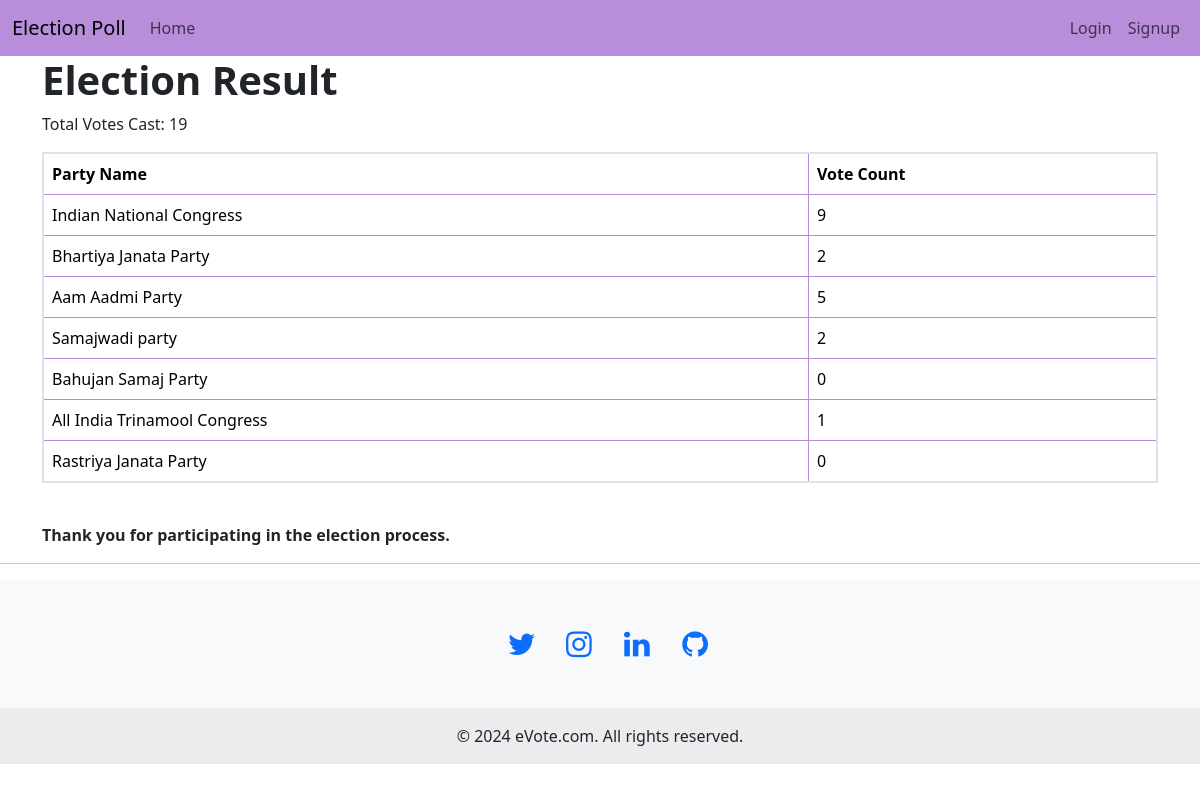
The app's page /el_result/ with its own data.
### election_poll/models.py (models this page shows, shortened)
class Party(models.Model):
    name = models.CharField(max_length=100)
    logo = models.ImageField(upload_to='party_logos/')

### election_poll/views.py (the view)
# urls.py: path('el_result/',elect_result, name='elect_result'),
def elect_result(request):
    parties = Party.objects.all()
    vote_counts = {}
    total_vote_count = 0
    for party in parties:
        vote_count = Vote.objects.filter(party=party).count()
        vote_counts[party.name] = vote_count
        total_vote_count += vote_count
    return render(request, 'elect_result.html', {'vote_counts': vote_counts, 'total_vote_count': total_vote_count})

### election_poll/templates/elect_result.html (shortened to what this page needs)
<!DOCTYPE html>
<html lang="en">
<head>
    <link rel="stylesheet" href="https://cdnjs.cloudflare.com/ajax/libs/font-awesome/4.7.0/css/font-awesome.min.css">
    <link href="https://cdn.jsdelivr.net/npm/bootstrap@5.3.3/dist/css/bootstrap.min.css" rel="stylesheet">
</head>
<body>
    <nav class="navbar navbar-expand-lg" style="background-color: #b88eda;">
        <div class="container-fluid">
            <a class="navbar-brand"  href="{% url 'elect_poll' %}">Election Poll</a>
            <div class="collapse navbar-collapse" id="navbarTogglerDemo02">
                <ul class="navbar-nav me-auto mb-2 mb-lg-0">
                    <li class="nav-item">
                        <a class="nav-link " aria-current="page" href="{% url 'homepage' %}">Home</a>
                    </li>
                </ul>
                <ul class="nav navbar-nav navbar-right">
                    {% if request.user.is_authenticated %}
                    <li class="nav-item">
                        <a class="nav-link " aria-current="page" href="{% url 'logout_el_User' %}">Logout</a>
                    </li>
                    {% else %}
                    <li class="nav-item">
                        <a class="nav-link " aria-current="page" href="{% url 'el_login' %}">Login</a>
                    </li>
                    <li class="nav-item">
                        <a class="nav-link " aria-current="page" href="{% url 'el_signup' %}">Signup</a>
                    </li>
                    {% endif %}
                </ul>
            </div>
        </div>
    </nav>
    <div class="container">
        <h1><strong> Election Result</strong></h1>
        <p>Total Votes Cast: {{ total_vote_count }}</p>
        <table class="table">
            <thead>
                <tr>
                    <th>Party Name</th>
                    <th>Vote Count</th>
                </tr>
            </thead>
            <tbody>
                {% for party_name, vote_count in vote_counts.items %}
                <tr>
                    <td>{{ party_name }}</td>
                    <td>{{ vote_count }}</td>
                </tr>
                {% endfor %}
            </tbody>
        </table>
        <br>
        <div class="thank-you">
            <p><b>Thank you for participating in the election process.</b></p>
        </div>
    </div>
<hr>
 <footer class="bg-body-tertiary text-center">
    <div class="container p-4 pb-0">
        <section class="mb-4">
            <a href="#" class="fa fa-twitter"></a>
            <a href="#" class="fa fa-instagram"></a>
            <a href="#" class="fa fa-linkedin"></a>
            <a href="#" ><i class="fa fa-github"></i></a>
        </section>
    </div>
    <div class="text-center p-3" style="background-color: rgba(0, 0, 0, 0.05);">
        © 2024 eVote.com. All rights reserved.
    </div>
</footer>
</body>
</html>

### election_poll/templates/elect_result.html (style rules this page uses)
table { width: 100%; border-collapse: collapse; border: 2px solid #b88eda; border-radius: 10px; padding: 10px; }
th, td { border: 1px solid #b88eda; padding: 8px; text-align: left; }
th { background-color: #b88eda; color: white; }
.fa { padding: 20px; font-size: 30px; width: 50px; text-align: center; text-decoration: none; margin: 5px 2px; }

### records on screen
Party: vote_counts "Indian National Congress"
Party: vote_counts "Bhartiya Janata Party"
Party: vote_counts "Aam Aadmi Party"
Party: vote_counts "Samajwadi party"
Party: vote_counts "Bahujan Samaj Party"
Party: vote_counts "All India Trinamool Congress"
Party: vote_counts "Rastriya Janata Party"

### other values on screen
{{ total_vote_count }} "19"
{{ vote_count }} "9" "2" "5" "2" "0" "1" "0"
